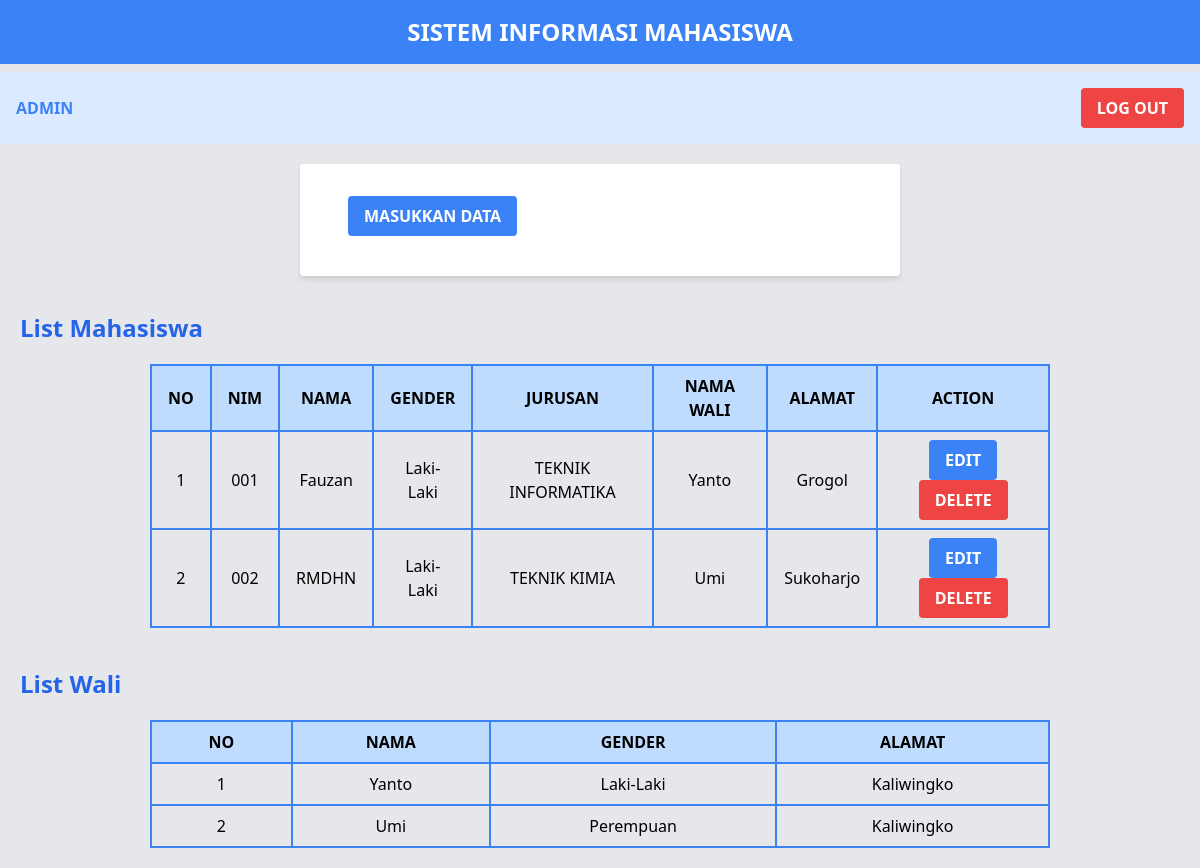
Page /index-admin.php on the earlier database version.
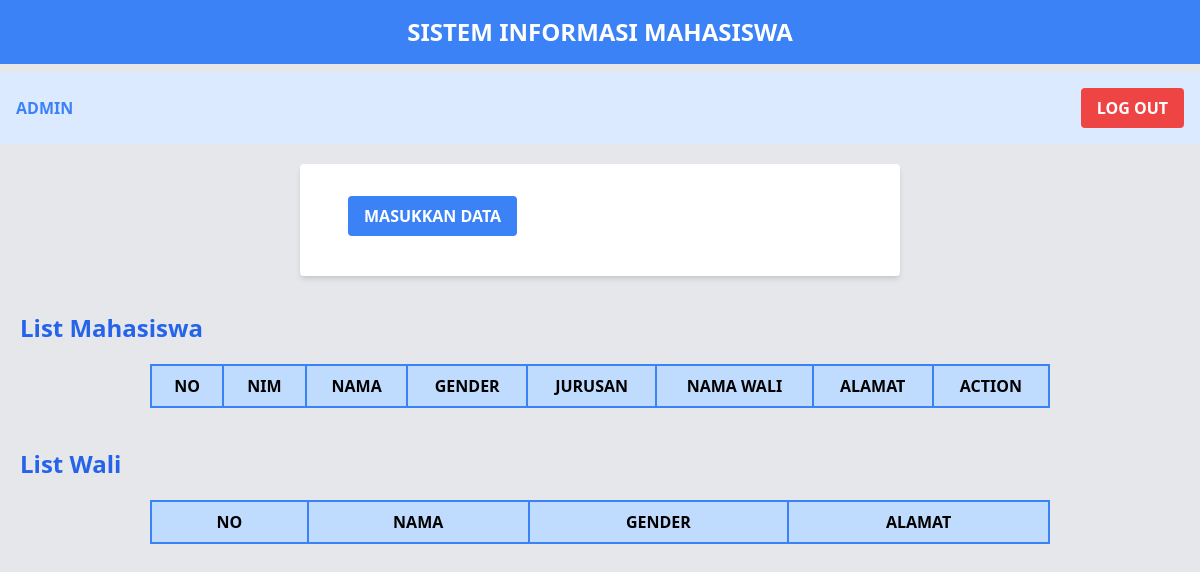
Same page on the later database version.
### tables this page shows
CREATE TABLE `mahasiswa` (
  `id_mhs` int(9) NOT NULL,
  `nim` varchar(10) NOT NULL,
  `nama` varchar(50) NOT NULL,
  `jurusan` varchar(20) NOT NULL,
  `jenis_kelamin` varchar(9) NOT NULL,
  `alamat` text NOT NULL,
  `id_wali` int(11) NOT NULL
);

CREATE TABLE `wali` (
  `id_wali` int(11) NOT NULL,
  `nama_wali` varchar(25) NOT NULL,
  `jenis_kelamin` enum('Laki-Laki','Perempuan') NOT NULL,
  `alamat_wali` text NOT NULL
);

### index-admin.php (the view, shortened to what this page needs)
<!DOCTYPE html>
<html lang="en">
<head>
    <link href="https://cdn.jsdelivr.net/npm/tailwindcss@2.2.19/dist/tailwind.min.css" rel="stylesheet">
</head>
<body class="bg-gray-200 font-sans leading-normal tracking-normal">
    <header class="bg-blue-500 p-4 text-white text-center">
        <h1 class="font-bold text-2xl">SISTEM INFORMASI MAHASISWA</h1>
    </header>
    <nav class="bg-blue-100 p-4 mt-2 rounded">
    <div class="flex justify-between items-center">
        <span class="font-bold text-blue-500">ADMIN</span>
        <a href="index.php" class="inline-block bg-red-500 hover:bg-red-700 text-white font-bold py-2 px-4 rounded">LOG OUT</a>
    </div>
</nav>
    <form action="form-input-wali.php" class="w-1/2 mx-auto mt-5 bg-white shadow-md rounded px-8 pt-6 pb-8 mb-4">
        <table class="w-full">
            <td colspan="2" class="px-4 py-2"><button type="submit" onclick="window.location.href='form-wali.php';"
                    class="bg-blue-500 hover:bg-blue-700 text-white font-bold py-2 px-4 rounded focus:outline-none focus:shadow-outline">MASUKKAN
                    DATA</button></td>
        </table>
    </form>
    <h2 class="text-2xl font-bold p-5 text-blue-600">List Mahasiswa</h2>
    <table class="table-auto w-3/4 mx-auto mb-5 border-collapse border-2 border-blue-500 rounded-lg">
        <thead>
            <tr class="bg-blue-200">
                <th class="px-4 py-2 border-2 border-blue-500">NO</th>
                <th class="px-4 py-2 border-2 border-blue-500">NIM</th>
                <th class="px-4 py-2 border-2 border-blue-500">NAMA</th>
                <th class="px-4 py-2 border-2 border-blue-500">GENDER</th>
                <th class="px-4 py-2 border-2 border-blue-500">JURUSAN</th>
                <th class="px-4 py-2 border-2 border-blue-500">NAMA WALI</th>
                <th class="px-4 py-2 border-2 border-blue-500">ALAMAT</th>
                <th class="px-4 py-2 border-2 border-blue-500">ACTION</th>
            </tr>
        </thead>
        <tbody>
            <?php
            include 'koneksi.php';
            $query = "SELECT mahasiswa.*, wali.nama_wali FROM mahasiswa JOIN wali ON mahasiswa.id_wali = wali.id_wali";
            $mahasiswa = mysqli_query($koneksi, $query);
            $no = 1;
            foreach ($mahasiswa as $row) {
                $jenis_kelamin = $row['jenis_kelamin'] == 'P' ? 'Perempuan' : 'Laki-Laki';
                echo "<tr class='text-center'>
                <td class='border-2 border-blue-500 px-4 py-2'>$no</td>
                <td class='border-2 border-blue-500 px-4 py-2'>" . $row['nim'] . "</td>
                <td class='border-2 border-blue-500 px-4 py-2'>" . $row['nama'] . "</td>
                <td class='border-2 border-blue-500 px-4 py-2'>" . $jenis_kelamin . "</td>
                <td class='border-2 border-blue-500 px-4 py-2'>" . $row['jurusan'] . "</td>
                <td class='border-2 border-blue-500 px-4 py-2'>" . $row['nama_wali'] . "</td>
                <td class='border-2 border-blue-500 px-4 py-2'>" . $row['alamat'] . "</td>
                <td class='border-2 border-blue-500 px-4 py-2'>
                <a href='form-edit.php?id_mhs=$row[id_mhs]' class='inline-block bg-blue-500 hover:bg-blue-700 text-white font-bold py-2 px-4 rounded'>EDIT</a>
                <a href='delete.php?id_mhs=$row[id_mhs]' onclick='confirmDelete(event, $row[id_mhs])' class='inline-block bg-red-500 hover:bg-red-700 text-white font-bold py-2 px-4 rounded'>DELETE</a>
                </td>
                </tr>";
                $no++;
            }
            ?>
        </tbody>
    </table>
    <h2 class="text-2xl font-bold p-5 text-blue-600">List Wali</h2>
    <table class="table-auto w-3/4 mx-auto mb-5 border-collapse border-2 border-blue-500 rounded-lg">
        <thead>
            <tr class="bg-blue-200">
                <th class="px-4 py-2 border-2 border-blue-500">NO</th>
                <th class="px-4 py-2 border-2 border-blue-500">NAMA</th>
                <th class="px-4 py-2 border-2 border-blue-500">GENDER</th>
                <th class="px-4 py-2 border-2 border-blue-500">ALAMAT</th>
            </tr>
        </thead>
        <tbody>
            <?php
            include 'koneksi.php';
            $wali = mysqli_query($koneksi, "SELECT * from wali");
            $no = 1;
            foreach ($wali as $row) {
                $jenis_kelamin = $row['jenis_kelamin'] == 'Perempuan' ? 'Perempuan' : 'Laki-Laki';
                echo "<tr class='text-center'>
                <td class='border-2 border-blue-500 px-4 py-2'>$no</td>
                <td class='border-2 border-blue-500 px-4 py-2'>" . $row['nama_wali'] . "</td>
                <td class='border-2 border-blue-500 px-4 py-2'>" . $jenis_kelamin . "</td>
                <td class='border-2 border-blue-500 px-4 py-2'>" . $row['alamat_wali'] . "</td>
                </tr>";
                $no++;
            }
            ?>
        </tbody>
    </table>
</body>
</html>

Differences in the rows shown:
removed mahasiswa: nim "001", nama "Fauzan", jenis_kelamin "Laki-Laki", jurusan "TEKNIK INFORMATIKA", id_wali.nama_wali "Yanto", alamat "Grogol"
removed mahasiswa: nim "002", nama "RMDHN", jenis_kelamin "Laki-Laki", jurusan "TEKNIK KIMIA", id_wali.nama_wali "Umi", alamat "Sukoharjo"
removed wali: nama_wali "Yanto", jenis_kelamin "Laki-Laki", alamat_wali "Kaliwingko"
removed wali: nama_wali "Umi", jenis_kelamin "Perempuan", alamat_wali "Kaliwingko"
